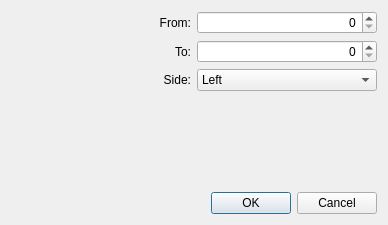
<?xml version="1.0" encoding="UTF-8"?>
<ui version="4.0">
 <class>DialogEditGap</class>
 <widget class="QDialog" name="DialogEditGap">
  <property name="geometry">
   <rect>
    <x>0</x>
    <y>0</y>
    <width>388</width>
    <height>225</height>
   </rect>
  </property>
  <property name="windowTitle">
   <string>Runway Edit</string>
  </property>
  <property name="locale">
   <locale language="Polish" country="Poland"/>
  </property>
  <property name="modal">
   <bool>true</bool>
  </property>
  <layout class="QGridLayout" name="gridLayout">
   <item row="0" column="0">
    <widget class="QLabel" name="label">
     <property name="text">
      <string>From:</string>
     </property>
     <property name="alignment">
      <set>Qt::AlignRight|Qt::AlignTrailing|Qt::AlignVCenter</set>
     </property>
    </widget>
   </item>
   <item row="0" column="1">
    <widget class="QDoubleSpinBox" name="doubleSpinBoxFrom">
     <property name="alignment">
      <set>Qt::AlignRight|Qt::AlignTrailing|Qt::AlignVCenter</set>
     </property>
     <property name="decimals">
      <number>0</number>
     </property>
     <property name="maximum">
      <double>10000.000000000000000</double>
     </property>
    </widget>
   </item>
   <item row="1" column="0">
    <widget class="QLabel" name="label_2">
     <property name="text">
      <string>To:</string>
     </property>
     <property name="alignment">
      <set>Qt::AlignRight|Qt::AlignTrailing|Qt::AlignVCenter</set>
     </property>
    </widget>
   </item>
   <item row="1" column="1">
    <widget class="QDoubleSpinBox" name="doubleSpinBoxTo">
     <property name="alignment">
      <set>Qt::AlignRight|Qt::AlignTrailing|Qt::AlignVCenter</set>
     </property>
     <property name="decimals">
      <number>0</number>
     </property>
     <property name="maximum">
      <double>10000.000000000000000</double>
     </property>
    </widget>
   </item>
   <item row="2" column="0">
    <widget class="QLabel" name="label_3">
     <property name="text">
      <string>Side:</string>
     </property>
     <property name="alignment">
      <set>Qt::AlignRight|Qt::AlignTrailing|Qt::AlignVCenter</set>
     </property>
    </widget>
   </item>
   <item row="2" column="1">
    <widget class="QComboBox" name="comboBoxSide">
     <item>
      <property name="text">
       <string>Left</string>
      </property>
     </item>
     <item>
      <property name="text">
       <string>Right</string>
      </property>
     </item>
     <item>
      <property name="text">
       <string>Both</string>
      </property>
     </item>
    </widget>
   </item>
   <item row="3" column="1">
    <spacer name="verticalSpacer">
     <property name="orientation">
      <enum>Qt::Vertical</enum>
     </property>
     <property name="sizeHint" stdset="0">
      <size>
       <width>20</width>
       <height>52</height>
      </size>
     </property>
    </spacer>
   </item>
   <item row="4" column="0" colspan="2">
    <widget class="QDialogButtonBox" name="buttonBox">
     <property name="orientation">
      <enum>Qt::Horizontal</enum>
     </property>
     <property name="standardButtons">
      <set>QDialogButtonBox::Cancel|QDialogButtonBox::Ok</set>
     </property>
    </widget>
   </item>
  </layout>
 </widget>
 <resources/>
 <connections>
  <connection>
   <sender>buttonBox</sender>
   <signal>rejected()</signal>
   <receiver>DialogEditGap</receiver>
   <slot>reject()</slot>
   <hints>
    <hint type="sourcelabel">
     <x>316</x>
     <y>260</y>
    </hint>
    <hint type="destinationlabel">
     <x>286</x>
     <y>274</y>
    </hint>
   </hints>
  </connection>
  <connection>
   <sender>buttonBox</sender>
   <signal>accepted()</signal>
   <receiver>DialogEditGap</receiver>
   <slot>accept()</slot>
   <hints>
    <hint type="sourcelabel">
     <x>248</x>
     <y>254</y>
    </hint>
    <hint type="destinationlabel">
     <x>157</x>
     <y>274</y>
    </hint>
   </hints>
  </connection>
 </connections>
</ui>
